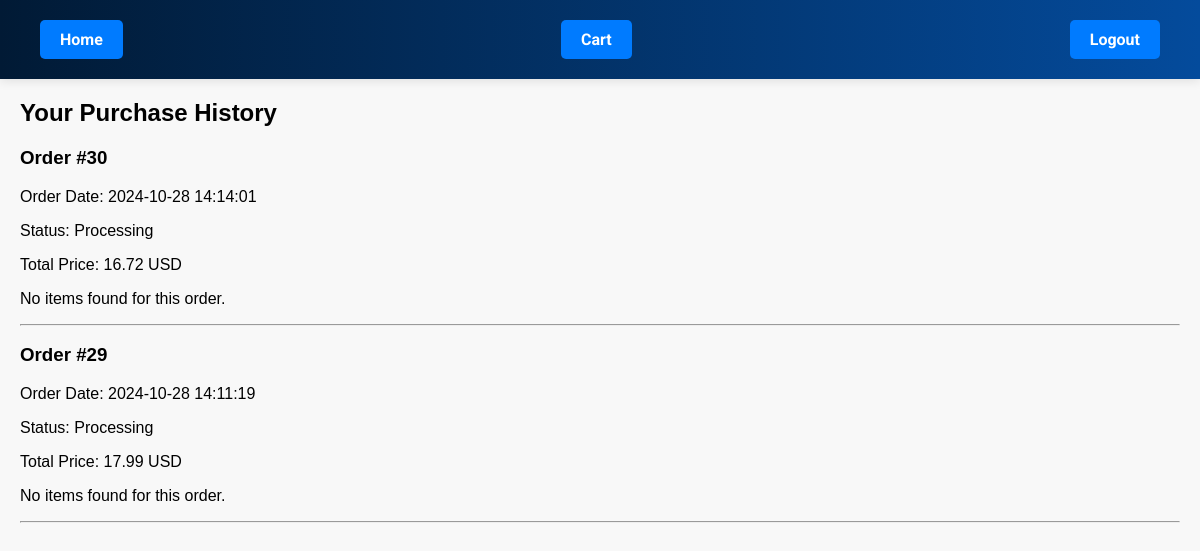
Screenshot of /profile.php (signed in) with the database file from the repository.
### tables this page shows
CREATE TABLE `orders` (
  `id` int(11) NOT NULL,
  `user_id` int(11) NOT NULL,
  `total_price` decimal(10,2) NOT NULL,
  `order_date` datetime NOT NULL,
  `status` varchar(50) NOT NULL,
  `address` varchar(255) DEFAULT NULL,
  `city` varchar(100) DEFAULT NULL,
  `zip` varchar(20) DEFAULT NULL
);

### profile.php (the view, shortened to what this page needs)
<?php
include 'connection.php';
$customer_id = $_SESSION['customer_id'];
?>
<!DOCTYPE html>
<html lang="en">
<head>
    <link rel="stylesheet" href="styles.css">
</head>
<body>
    <header>
        <a href="index.php">Home</a>
        <a href="cart.php">Cart</a>
        <a href="logout.php">Logout</a>
    </header>
    <section>
        <h1>Your Purchase History</h1>
        <?php
        $orderQuery = "SELECT * FROM orders WHERE user_id = ? ORDER BY order_date DESC";
        $stmt = $conn->prepare($orderQuery);
        $stmt->bind_param('i', $customer_id);
        $stmt->execute();
        $orders = $stmt->get_result();
        if ($orders->num_rows > 0) {
            while ($order = $orders->fetch_assoc()) {
                $orderID = $order['id'];
                $orderDate = $order['order_date'];
                $totalPrice = number_format($order['total_price'], 2);
                $status = $order['status'];
                echo "<div class='order'>";
                echo "<h3>Order #{$orderID}</h3>";
                echo "<p>Order Date: {$orderDate}</p>";
                echo "<p>Status: {$status}</p>";
                echo "<p>Total Price: {$totalPrice} USD</p>";
                $orderDetailsQuery = "
                    SELECT od.quantity, p.name, p.price
                    FROM order_details od
                    JOIN products p ON od.product_id = p.id
                    WHERE od.order_id = ?";
                $stmtDetails = $conn->prepare($orderDetailsQuery);
                $stmtDetails->bind_param('i', $orderID);
                $stmtDetails->execute();
                $orderDetails = $stmtDetails->get_result();
                if ($orderDetails->num_rows > 0) {
                    echo "<ul>";
                    while ($item = $orderDetails->fetch_assoc()) {
                        $productName = $item['name'];
                        $quantity = $item['quantity'];
                        $productPrice = number_format($item['price'], 2);
                        $itemTotal = number_format($item['price'] * $quantity, 2);
                        echo "<li>{$productName} - {$quantity} x {$productPrice} USD = {$itemTotal} USD</li>";
                    }
                    echo "</ul>";
                } else {
                    echo "<p>No items found for this order.</p>";
                }
                echo "</div><hr>";
            }
        } else {
            echo "<p>You have no purchase history.</p>";
        }
        ?>
    </section>
</body>
</html>

### styles.css (style rules this page uses)
body { font-family: Arial, sans-serif; margin: 0; padding: 0; background-color: #f8f8f8; }
header { background: linear-gradient(90deg, #011a35, #044b9c); color: white; padding: 20px 30px; text-align: center; font-family: 'Roboto', sans-serif; font-weight: 700; box-shadow: 0 2px 10px rgba(0, 0, 0, 0.1); position: sticky; top: 0; z-index: 1000; transition: top 0.3s ease-in-out; display: flex; justify-content: space-between; align-items: center; }
header a { color: white; text-decoration: none; margin: 0 10px; font-weight: bold; }
section { margin: 20px; }
button, a { display: inline-block; padding: 10px 20px; background-color: #007BFF; color: white; text-decoration: none; border-radius: 5px; transition: background-color 0.3s ease, transform 0.3s ease; }

### rows the page displays
orders: id "30", order_date "2024-10-28 14:14:01", status "Processing", total_price "16.72"
orders: id "29", order_date "2024-10-28 14:11:19", status "Processing", total_price "17.99"
